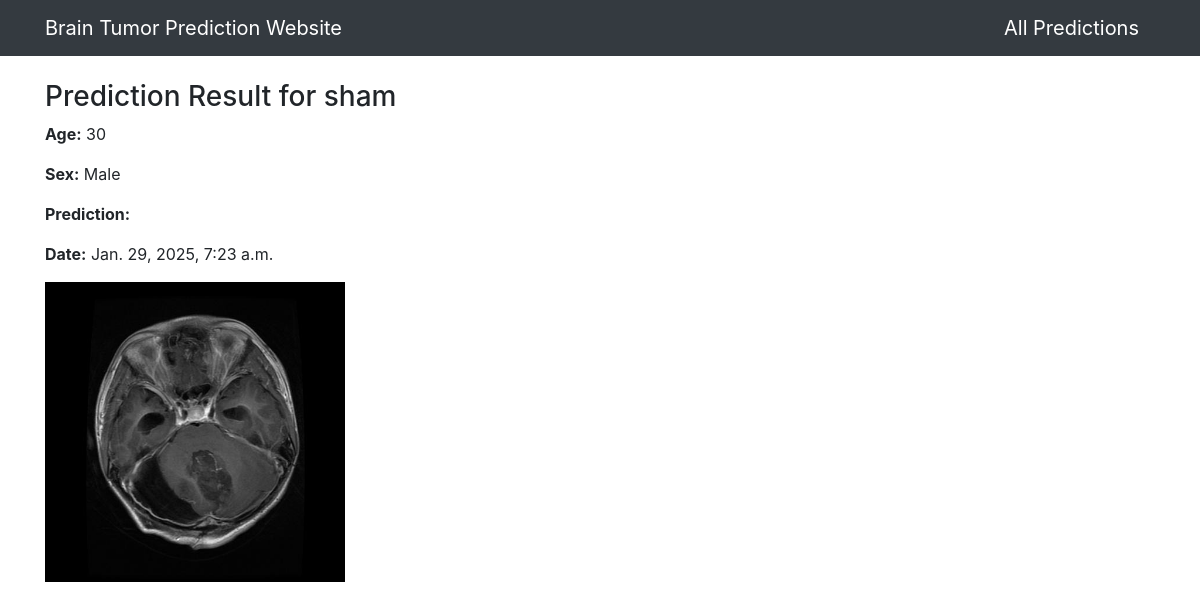
The app's page /result/1/ with its own data.
### Dashboard/models.py (models this page shows, shortened)
class Data(models.Model):
    name = models.CharField(max_length=100, null=True)
    age = models.PositiveIntegerField(null=True)
    sex = models.PositiveIntegerField(choices=GENDER, null=True)
    tumor_Img = models.ImageField(upload_to='tumor_images/')
    predictions = models.CharField(max_length=100, blank=True)
    date = models.DateTimeField(auto_now_add=True)
    class Meta:
        ordering = ['-date']

### Dashboard/views.py (the view)
# urls.py: path('result/<int:pk>/', views.result, name='dashboard-result'),
def result(request, pk):
    data_entry = get_object_or_404(Data, pk=pk)  # Fetch specific entry by primary key
    context = {
        'data_entry': data_entry
    }
    return render(request, 'dashboard/result.html', context)

### template/dashboard/result.html (shortened to what this page needs)
{% extends 'partial/base.html' %}
{% block content %}
<div class="container mt-4">
    <h3>Prediction Result for {{ data_entry.name }}</h3>
    <p><strong>Age:</strong> {{ data_entry.age }}</p>
    <p><strong>Sex:</strong> {{ data_entry.get_sex_display }}</p>
    <p><strong>Prediction:</strong> {{ data_entry.predictions }}</p>
    <p><strong>Date:</strong> {{ data_entry.date }}</p>
    <div>
        <img src="{{ data_entry.tumor_Img.url }}" alt="Tumor Image" style="width: 300px; height: auto;">
    </div>
</div>
{% endblock %}

### records on screen
Data: name "sham", age "30", sex "Male", date "Jan. 29, 2025, 7:23 a.m.", tumor_Img (picture)
